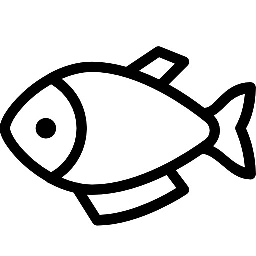
#> input picture img/fish.jpg, 256 x 256 px
$ python scale_resize.py
#> lines starting #> are read from the running program, lines starting #| are printed output that depends on the picture
import cv2
import numpy as np

img = cv2.imread('../img/fish.jpg')
#> img is the input picture: shape (256, 256, 3); min 0, max 255, mean 211.5
height, width = img.shape[:2]
#> height = 256; width = 256

# 크기 지정으로 축소
#dst1 = cv2.resize(img, (int(width*0.5), int(height*0.5)), None, 0, 0, cv2.INTER_AREA)
dst1 = cv2.resize(img, (int(width*0.5), int(height*0.5)), \
                  interpolation=cv2.INTER_AREA)
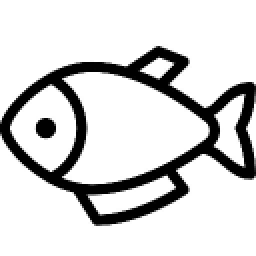
#> dst1: shape (128, 128, 3) (shown 2 times larger); min 0, max 255, mean 211.5

# 배율 지정으로 확대
dst2 = cv2.resize(img, None, None, 2, 2, cv2.INTER_CUBIC)
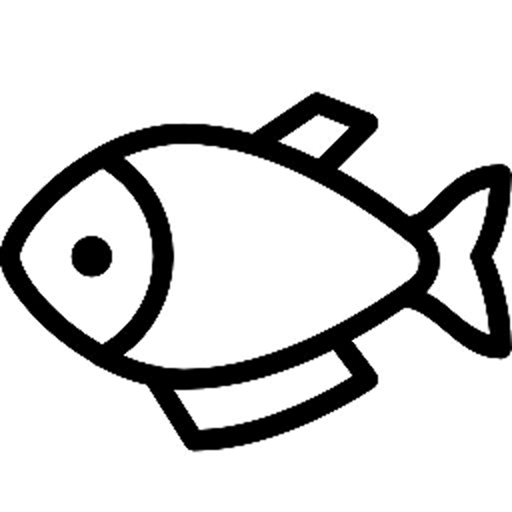
#> dst2: shape (512, 512, 3); min 0, max 255, mean 211.5

# 결과 출력
cv2.imshow('Original', img)
cv2.imshow('Small', dst1)
cv2.imshow('Big', dst2)
cv2.waitKey(0)
cv2.destroyAllWindows()
